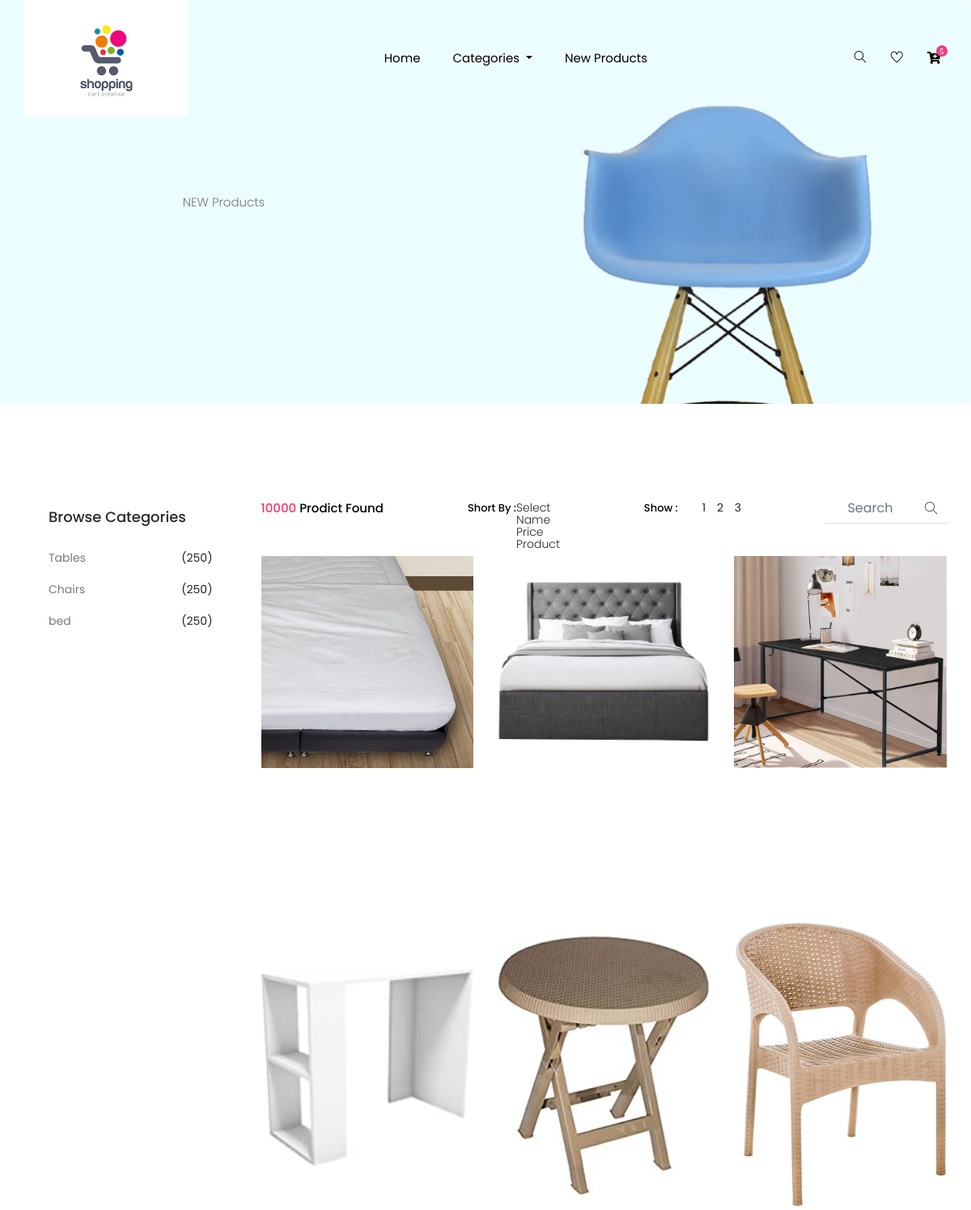
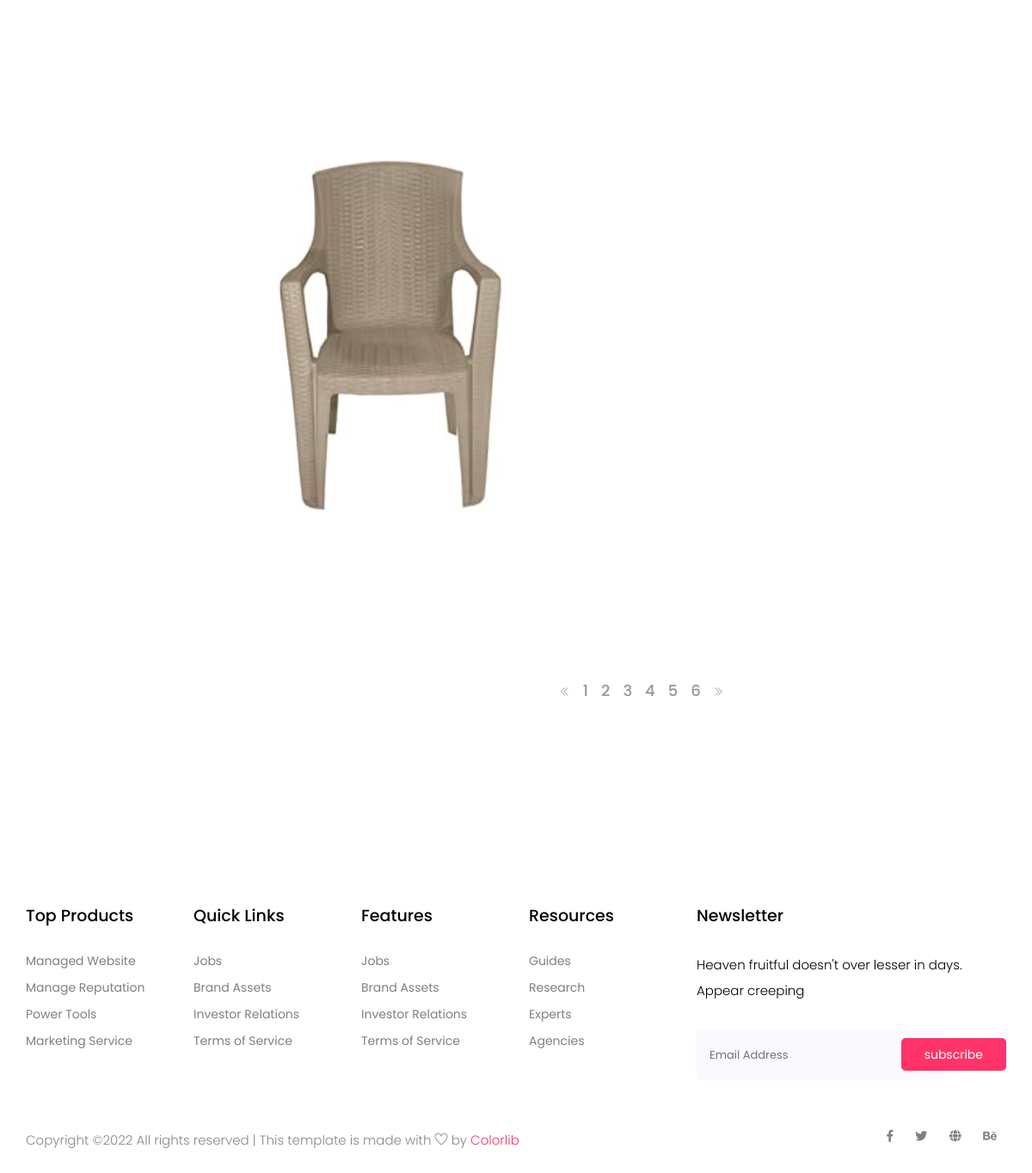
The page /newproducts/ on the database its author committed (2 pictures, top to bottom).
### product/models.py (models this page shows, shortened)
class category(models.Model):
    name = models.CharField(max_length=200)
    description = models.TextField()

class product(models.Model):
    name = models.CharField(max_length=200)
    description = models.TextField()
    image = models.ImageField()
    price = models.DecimalField(max_digits=11,decimal_places=2)
    category_id = models.ForeignKey(category,on_delete=models.CASCADE)

### product/views.py (the view)
# urls.py: path('newproducts/',views.newproducts,name="newproducts"),
def newproducts(request):
    allcategory = category.objects.all()
    allproducts = product.objects.all().order_by("-id")
    number =cart.objects.all().count()
    return render(request,'pages/newproducts.html',{"allproducts":allproducts,'number':number,"allcategory":allcategory})

### templates/pages/newproducts.html (shortened to what this page needs)
{% load static %}
<!doctype html>
<html lang="zxx">
<head>
    <link rel="stylesheet" href="{% static 'css/bootstrap.min.css' %}">
    <link rel="stylesheet" href="{% static 'css/animate.css' %}">
    <link rel="stylesheet" href="{% static 'css/owl.carousel.min.css' %}">
    <link rel="stylesheet" href="{% static 'css/all.css' %}">
    <link rel="stylesheet" href="{% static 'css/flaticon.css' %}">
    <link rel="stylesheet" href="{% static 'css/themify-icons.css' %}">
    <link rel="stylesheet" href="{% static 'css/magnific-popup.css' %}">
    <link rel="stylesheet" href="{% static 'css/slick.css' %}">
    <link rel="stylesheet" href="{% static 'css/style.css' %}">
</head>
<body>
    <header class="main_menu home_menu">
        <div class="container">
            <div class="row align-items-center">
                <div class="col-lg-12">
                    <nav class="navbar navbar-expand-lg navbar-light">
                        <a class="navbar-brand" href="/"> <img alt="logo"> </a>
                        <div class="collapse navbar-collapse main-menu-item" id="navbarSupportedContent">
                            <ul class="navbar-nav">
                                <li class="nav-item">
                                    <a class="nav-link" href="/">Home</a>
                                </li>
                                <li class="nav-item dropdown">
                                    <a class="nav-link dropdown-toggle" href="blog.html" id="navbarDropdown_3"
                                        role="button" data-toggle="dropdown" aria-haspopup="true" aria-expanded="false">
                                        Categories
                                    </a>
                                </li>
                                <li class="nav-item">
                                    <a class="nav-link" href="/newproducts">new products</a>
                                </li>
                            </ul>
                        </div>
                        <div class="hearer_icon d-flex">
                            <a id="search_1" href="javascript:void(0)"><i class="ti-search"></i></a>
                            <a href=""><i class="ti-heart"></i></a>
                            <div class="dropdown cart">
                                <a class="dropdown-toggle" href="#" id="navbarDropdown3" role="button"
                                    data-toggle="dropdown" aria-haspopup="true" aria-expanded="false">
                                    <i class="fas fa-cart-plus"></i>
                                </a>
                            </div>
                        </div>
                    </nav>
                </div>
            </div>
        </div>
    </header>
    <section class="breadcrumb breadcrumb_bg">
        <div class="container">
            <div class="row justify-content-center">
                <div class="col-lg-8">
                    <div class="breadcrumb_iner">
                        <div class="breadcrumb_iner_item">
                            <p>NEW Products</p>
                        </div>
                    </div>
                </div>
            </div>
        </div>
    </section>
    <section class="cat_product_area section_padding">
        <div class="container">
            <div class="row">
                <div class="col-lg-3">
                    <div class="left_sidebar_area">
                        <aside class="left_widgets p_filter_widgets">
                            <div class="l_w_title">
                                <h3>Browse Categories</h3>
                            </div>
                            <div class="widgets_inner">
                                <ul class="list">
                                    {% for i in allcategory %}
                                    <li>
                                        <a href="/category/{{i.id}}">{{i.name}}</a>
                                        <span>(250)</span>
                                    </li>
                                    {% endfor %}
                                </ul>
                            </div>
                        </aside>
                    </div>
                </div>
                <div class="col-lg-9">
                    <div class="row">
                        <div class="col-lg-12">
                            <div class="product_top_bar d-flex justify-content-between align-items-center">
                                <div class="single_product_menu">
                                    <p><span>10000 </span> Prodict Found</p>
                                </div>
                                <div class="single_product_menu d-flex">
                                    <h5>short by : </h5>
                                </div>
                                <div class="single_product_menu d-flex">
                                    <h5>show :</h5>
                                    <div class="top_pageniation">
                                        <ul>
                                            <li>1</li>
                                            <li>2</li>
                                            <li>3</li>
                                        </ul>
                                    </div>
                                </div>
                                <div class="single_product_menu d-flex">
                                    <div class="input-group">
                                        <input type="text" class="form-control" placeholder="search"
                                            aria-describedby="inputGroupPrepend">
                                        <div class="input-group-prepend">
                                            <span class="input-group-text" id="inputGroupPrepend"><i
                                                    class="ti-search"></i></span>
                                        </div>
                                    </div>
                                </div>
                            </div>
                        </div>
                    </div>
                    <div class="row align-items-center latest_product_inner">
                        {% for i in allproducts%}
                        <a href="/product/{{i.id}}">
                        <div class="col-lg-4 col-sm-6">
                            <div class="single_product_item">
                                <img src="{{i.image.url}}" alt="">
                                <div class="single_product_text">
                                </div>
                            </div>
                        </div>
                    </a>
                        {% endfor %}
                        <div class="col-lg-12">
                            <div class="pageination">
                                <nav aria-label="Page navigation example">
                                    <ul class="pagination justify-content-center">
                                        <li class="page-item">
                                            <a class="page-link" href="#" aria-label="Previous">
                                                <i class="ti-angle-double-left"></i>
                                            </a>
                                        </li>
                                        <li class="page-item"><a class="page-link" href="#">1</a></li>
                                        <li class="page-item"><a class="page-link" href="#">2</a></li>
                                        <li class="page-item"><a class="page-link" href="#">3</a></li>
                                        <li class="page-item"><a class="page-link" href="#">4</a></li>
                                        <li class="page-item"><a class="page-link" href="#">5</a></li>
                                        <li class="page-item"><a class="page-link" href="#">6</a></li>
                                        <li class="page-item">
                                            <a class="page-link" href="#" aria-label="Next">
                                                <i class="ti-angle-double-right"></i>
                                            </a>
                                        </li>
                                    </ul>
                                </nav>
                            </div>
                        </div>
                    </div>
                </div>
            </div>
        </div>
    </section>
    <footer class="footer_part">
        <div class="container">
            <div class="row justify-content-around">
                <div class="col-sm-6 col-lg-2">
                    <div class="single_footer_part">
                        <h4>Top Products</h4>
                        <ul class="list-unstyled">
                            <li><a href="">Managed Website</a></li>
                            <li><a href="">Manage Reputation</a></li>
                            <li><a href="">Power Tools</a></li>
                            <li><a href="">Marketing Service</a></li>
                        </ul>
                    </div>
                </div>
                <div class="col-sm-6 col-lg-2">
                    <div class="single_footer_part">
                        <h4>Quick Links</h4>
                        <ul class="list-unstyled">
                            <li><a href="">Jobs</a></li>
                            <li><a href="">Brand Assets</a></li>
                            <li><a href="">Investor Relations</a></li>
                            <li><a href="">Terms of Service</a></li>
                        </ul>
                    </div>
                </div>
                <div class="col-sm-6 col-lg-2">
                    <div class="single_footer_part">
                        <h4>Features</h4>
                        <ul class="list-unstyled">
                            <li><a href="">Jobs</a></li>
                            <li><a href="">Brand Assets</a></li>
                            <li><a href="">Investor Relations</a></li>
                            <li><a href="">Terms of Service</a></li>
                        </ul>
                    </div>
                </div>
                <div class="col-sm-6 col-lg-2">
                    <div class="single_footer_part">
                        <h4>Resources</h4>
                        <ul class="list-unstyled">
                            <li><a href="">Guides</a></li>
                            <li><a href="">Research</a></li>
                            <li><a href="">Experts</a></li>
                            <li><a href="">Agencies</a></li>
                        </ul>
                    </div>
                </div>
                <div class="col-sm-6 col-lg-4">
                    <div class="single_footer_part">
                        <h4>Newsletter</h4>
                        <p>Heaven fruitful doesn't over lesser in days. Appear creeping
                        </p>
                        <div id="mc_embed_signup">
                            <form target="_blank"
                                action="https://spondonit.us12.list-manage.com/subscribe/post?u=1462626880ade1ac87bd9c93a&amp;id=92a4423d01"
                                method="get" class="subscribe_form relative mail_part">
                                <input type="email" name="email" id="newsletter-form-email" placeholder="Email Address"
                                    class="placeholder hide-on-focus" onfocus="this.placeholder = ''"
                                    onblur="this.placeholder = ' Email Address '">
                                <button type="submit" name="submit" id="newsletter-submit"
                                    class="email_icon newsletter-submit button-contactForm">subscribe</button>
                            </form>
                        </div>
                    </div>
                </div>
            </div>
        </div>
        <div class="copyright_part">
            <div class="container">
                <div class="row">
                    <div class="col-lg-8">
                        <div class="copyright_text">
                            <P>
Copyright &copy;<script>document.write(new Date().getFullYear());</script> All rights reserved | This template is made with <i class="ti-heart" aria-hidden="true"></i> by <a href="https://colorlib.com" target="_blank">Colorlib</a>
</P>
                        </div>
                    </div>
                    <div class="col-lg-4">
                        <div class="footer_icon social_icon">
                            <ul class="list-unstyled">
                                <li><a href="#" class="single_social_icon"><i class="fab fa-facebook-f"></i></a></li>
                                <li><a href="#" class="single_social_icon"><i class="fab fa-twitter"></i></a></li>
                                <li><a href="#" class="single_social_icon"><i class="fas fa-globe"></i></a></li>
                                <li><a href="#" class="single_social_icon"><i class="fab fa-behance"></i></a></li>
                            </ul>
                        </div>
                    </div>
                </div>
            </div>
        </div>
    </footer>
</body>
</html>

### product/static/css/all.css (style rules this page uses)
.fa, .fas, .far, .fal, .fab { -moz-osx-font-smoothing: grayscale; -webkit-font-smoothing: antialiased; display: inline-block; font-style: normal; font-variant: normal; text-rendering: auto; line-height: 1; }
.fa-behance:before { content: "\f1b4"; }
.fa-cart-plus:before { content: "\f217"; }
.fa-facebook-f:before { content: "\f39e"; }
.fa-globe:before { content: "\f0ac"; }
.fa-twitter:before { content: "\f099"; }
.fab { font-family: 'Font Awesome 5 Brands'; }
.fa, .fas { font-family: 'Font Awesome 5 Free'; font-weight: 900; }

### rows shown on the page
category: name "Tables"
category: name "Chairs"
category: name "bed"
product: image (picture)
product: image (picture)
product: image (picture)
product: image (picture)
product: image (picture)
product: image (picture)
product: image (picture)
